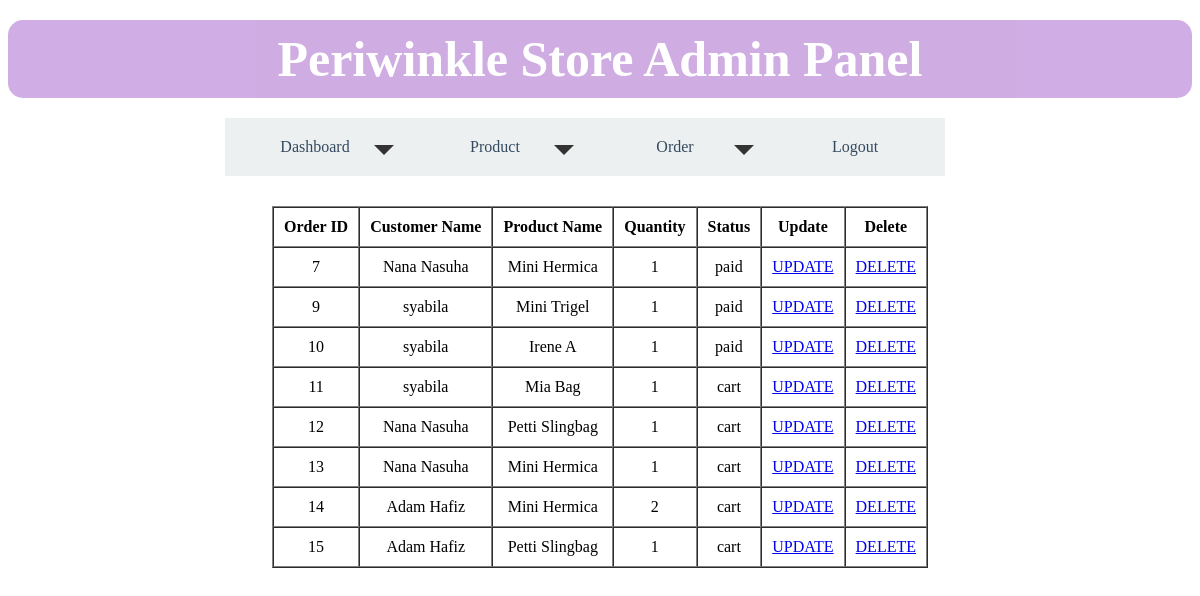
The app's page /admin/order.php with its own data.
### tables this page shows
CREATE TABLE `orders` (
  `order_id` int(11) NOT NULL,
  `cust_id` int(11) NOT NULL,
  `product_id` int(11) NOT NULL,
  `order_quantity` int(255) NOT NULL,
  `order_status` varchar(20) NOT NULL,
  `order_date` date NOT NULL DEFAULT current_timestamp()
);

CREATE TABLE `customer` (
  `cust_id` int(10) NOT NULL,
  `cust_name` varchar(40) NOT NULL,
  `cust_email_address` varchar(40) NOT NULL,
  `cust_address1` varchar(255) NOT NULL,
  `cust_address2` varchar(255) NOT NULL,
  `cust_postcode` varchar(10) NOT NULL,
  `cust_phone_number` varchar(20) NOT NULL,
  `cust_username` varchar(15) NOT NULL,
  `cust_password` varchar(15) NOT NULL
);

CREATE TABLE `product` (
  `product_id` int(10) NOT NULL,
  `product_category` varchar(20) NOT NULL,
  `product_name` varchar(255) NOT NULL,
  `product_code` varchar(10) NOT NULL,
  `product_price` decimal(10,2) NOT NULL,
  `product_image` varchar(255) NOT NULL
);

### admin/order.php (the view, shortened to what this page needs)
<?php include_once('headerAdmin.php') ?>
<?php
  include('../config/db_peri.php');
  $sql = "SELECT * FROM orders
  LEFT JOIN product ON orders.product_id = product.product_id
  LEFT JOIN customer ON orders.cust_id = customer.cust_id";
  $result = $conn->query($sql);
  if ($result->num_rows > 0) {
    echo '<font-family=Arial>';
    echo '<p><table cellpadding=10 cellspacing=0 border=1 align="center">';
    echo '<tr><td align="center"><b>Order ID</b></td>
    <td align="center"><b>Customer Name</b></td>
    <td align="center"><b>Product Name</b></td>
    <td align="center"><b>Quantity</b></td>
    <td align="center"><b>Status</b></td>
    <td align="center"><b>Update</b></td>
    <td align="center"><b>Delete</b></td>
    </tr>';
    while($row = $result->fetch_assoc()) {
       echo '<tr>';
       echo '<td align="center">'.$row["order_id"].'</td>';
       echo '<td align="center">'.$row["cust_name"].'</td>';
       echo '<td align="center">'.$row["product_name"].'</td>';
       echo '<td align="center">'.$row["order_quantity"].'</td>';
       echo '<td align="center">'.$row["order_status"].'</td>';
       echo "<td align='center'><a href='editOrder.php?orderID=$row[order_id]'> UPDATE </a></td>";
       echo '<td><a href="deleteOrder.php?orderID='.$row["order_id"].'">DELETE</a></td>';
       echo '</tr>';
    }
    echo '</table></p>';
 }
 else {
   echo '<font color=red>No record found';
 }
?>

### admin/headerAdmin.php (shortened to what this page needs)
<!DOCTYPE html>
<html lang="en">
<head>
    <link rel="stylesheet" href="css/headerAdmin.css">
</head>
<body>
<div class="container">
	<div class="row">
		<h2>Periwinkle Store Admin Panel</h2>
	</div>
</div>
<nav>
<ul class="dropdown">
           <li class="drop"><a href="index.php">Dashboard</a>
        	</li>
        	<li class="drop"><a href="product.php">Product</a>
        	</li>
        	<li class="drop"><a href="order.php">Order</a>
        	</li>
        	<li><a href="loginAdmin.php">Logout</a>
        	</li>
        </ul>
	 </nav>
</body>
</html>

### admin/css/headerAdmin.css (style rules this page uses)
h2 { text-align: center; font-weight: 100; font-size: 50px; margin-bottom: 20px; margin-top: 20px; background: #a15dc9; color: white; font-weight: 600; opacity: 0.5; padding: 10px; border-radius: 15px; }
nav { width: 750px; margin: 1em auto; }
ul { margin: 0px; padding: 0px; list-style: none; }
ul.dropdown { position: relative; width: 100%; }
ul.dropdown li { font-weight: bold; float: left; width: 180px; position: relative; background: #ecf0f1; }
ul.dropdown li a { display: block; padding: 20px 8px; color: #34495e; position: relative; z-index: 2000; text-align: center; text-decoration: none; font-weight: 300; }
.drop > a { position: relative; }
.drop > a:after { content: ""; position: absolute; right: 11px; top: 46%; border-left: 10px solid transparent; border-top: 10px solid #333; border-right: 10px solid transparent; z-index: 999; }

### records on screen
orders: order_id "7", cust.cust_name "Nana Nasuha", product.product_name "Mini Hermica", order_quantity "1", order_status "paid"
orders: order_id "9", cust.cust_name "syabila", product.product_name "Mini Trigel", order_quantity "1", order_status "paid"
orders: order_id "10", cust.cust_name "syabila", product.product_name "Irene A", order_quantity "1", order_status "paid"
orders: order_id "11", cust.cust_name "syabila", product.product_name "Mia Bag", order_quantity "1", order_status "cart"
orders: order_id "12", cust.cust_name "Nana Nasuha", product.product_name "Petti Slingbag", order_quantity "1", order_status "cart"
orders: order_id "13", cust.cust_name "Nana Nasuha", product.product_name "Mini Hermica", order_quantity "1", order_status "cart"
orders: order_id "14", cust.cust_name "Adam Hafiz", product.product_name "Mini Hermica", order_quantity "2", order_status "cart"
orders: order_id "15", cust.cust_name "Adam Hafiz", product.product_name "Petti Slingbag", order_quantity "1", order_status "cart"
